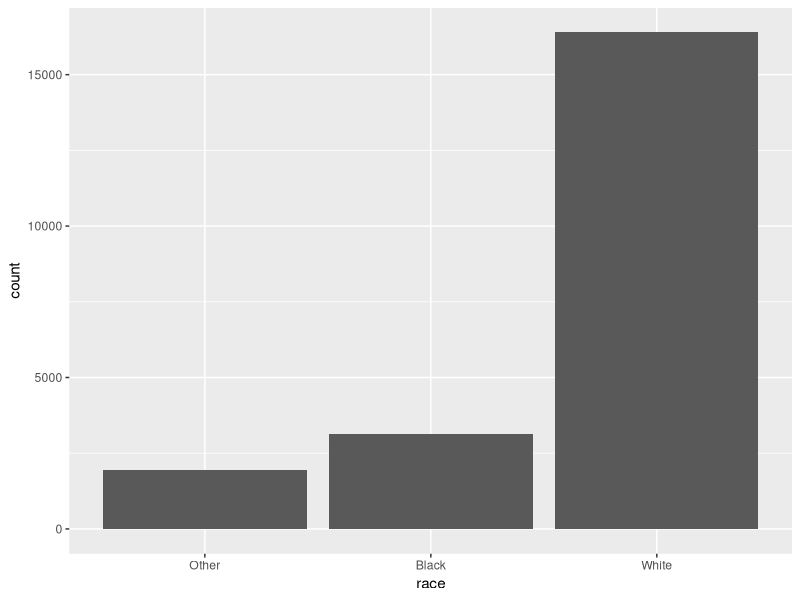
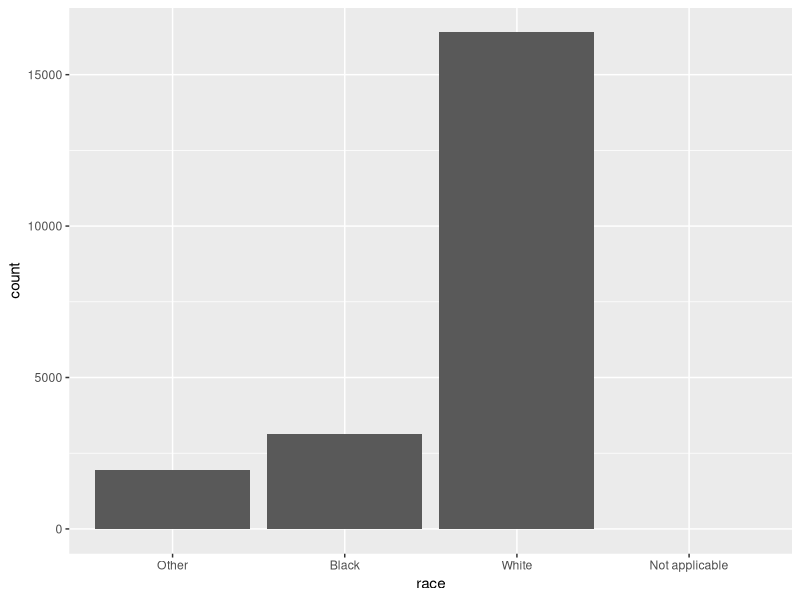
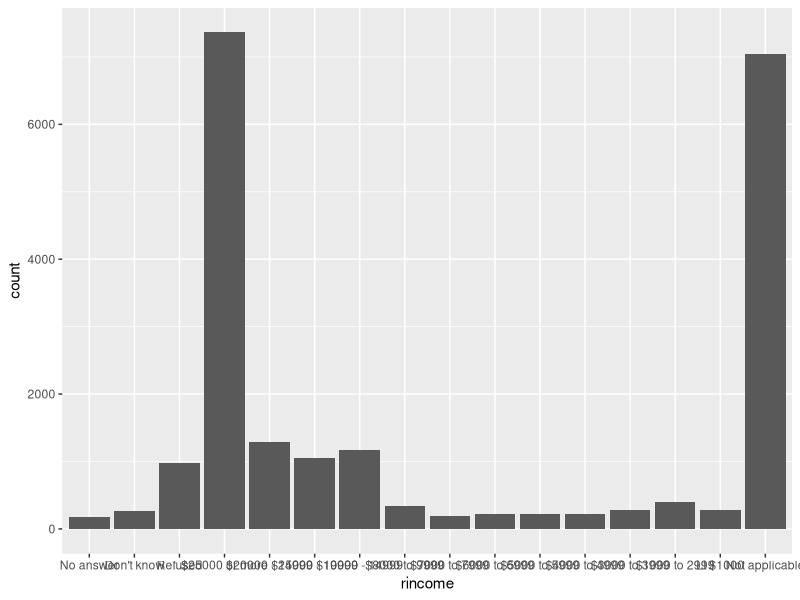

Write R code to recreate these figures, in order.

# library packages ===================================================
library(tidyverse)
library(forcats)

# creating factors ===================================================
## 字符串向量
str1 <- c('Dec', 'Jan', 'Nov', 'Feb')
## 用以上的向量表示月份的问题有：
## 1.月份只有12个，而且是特定的名称，书写的时候很可能写错；
str2 <- c('Dec', 'Jan', 'Noc', 'Feb') ## Nov,not Noc
## 2.排序时，默认按照字母顺序，而不是月份的顺序
sort(str1)

## 先创建levels
month_level <- c('Jan', 'Feb', 'Mar', 'Apr', 'May', 'Jun',
                 'Jul', 'Aug', 'Sep', 'Oct', 'Nov', 'Dec')
## 然后把string转换成factor
fac1 <- factor(str1, levels = month_level)
fac1
sort(fac1)
## 任何不在levels之内的值都转换成null
fac2 <- factor(str2, levels = month_level)
fac2

## 如果有null值希望给出报错信息，则用parse_factor
fac2 <- parse_factor(str2, levels = month_level)

## 如果不设置levels参数的值，则默认按照字母顺序设置levels
fac1 <- factor(str1)
fac1

## 如果想按照字符串出现的顺序设置levels,2个方法:
fac1 <- factor(str1, levels = unique(str1))
fac1
fac1 <- str1 %>% factor() %>% fct_inorder()
fac1

# 15.3 General Social Survey
gss_cat
gss_cat %>% 
  count(race)

ggplot(gss_cat, aes(x = race)) + 
  geom_bar()

# ggplot把值为0的factor自动剔除了，要保存的话，设置如下：
ggplot(gss_cat, aes(race)) + 
  geom_bar() + 
  scale_x_discrete(drop = FALSE)
  
gss_cat %>% 
  count(rincome)

ggplot(gss_cat, aes(rincome)) + 
  geom_bar()

gss_cat %>% 
  count(relig) %>% 
  arrange(-n)










